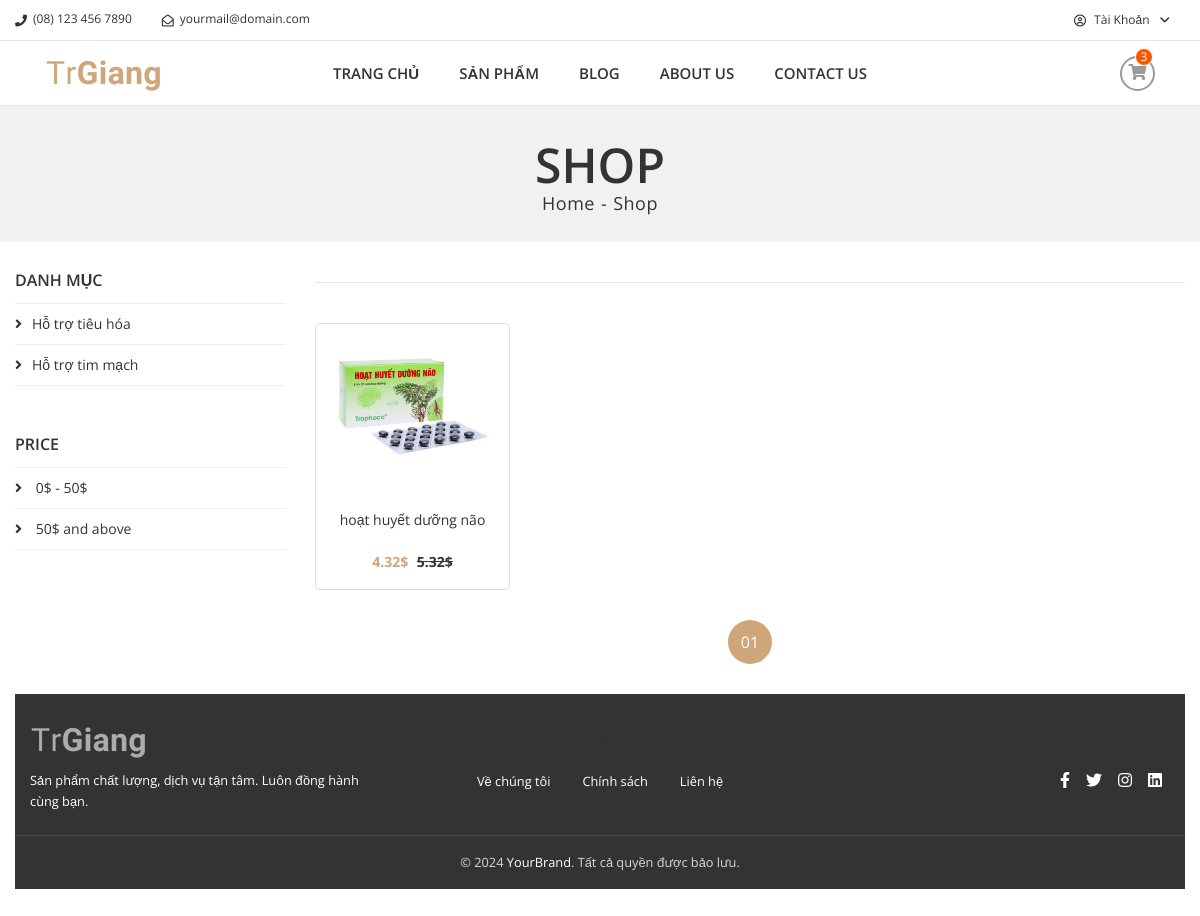
The page /?act=san-pham-theo-danh-muc&id_danh_muc=2 on the database its author committed.
### tables this page shows
CREATE TABLE `danhmuc` (
  `id_danh_muc` int(11) NOT NULL,
  `ten_danh_muc` varchar(100) NOT NULL,
  `mo_ta` text,
  `trang_thai` tinyint(1) NOT NULL
);

CREATE TABLE `sanpham` (
  `id_san_pham` int(11) NOT NULL,
  `id_danh_muc` int(11) NOT NULL,
  `ten_san_pham` varchar(100) NOT NULL,
  `mo_ta` text,
  `gia_san_pham` decimal(10,2) NOT NULL,
  `gia_khuyen_mai` decimal(10,2) DEFAULT NULL,
  `so_luong` int(11) NOT NULL,
  `ngay_tao` timestamp NULL DEFAULT CURRENT_TIMESTAMP,
  `trang_thai` tinyint(1) NOT NULL,
  `hinh_anh` text
);

### views/shop.php (the view, shortened to what the rows shown need)
<!DOCTYPE html>
<html lang="en">
<head>
    <link rel="stylesheet" href="assets/css/bootstrap.min.css">
    <link rel="stylesheet" href="assets/css/iconfont.min.css">
    <link rel="stylesheet" href="assets/css/plugins.css">
    <link rel="stylesheet" href="assets/css/helper.css">
    <link rel="stylesheet" href="assets/css/style.css">
    <link href="https://cdnjs.cloudflare.com/ajax/libs/font-awesome/5.15.4/css/all.min.css" rel="stylesheet">
</head>
<body>
    <div id="main-wrapper">
        <div class="page-banner-section section bg-gray">
            <div class="container">
                <div class="row">
                    <div class="col">
                        <div class="page-banner text-center">
                            <h1 style="margin: 0 !important;">Shop</h1>
                        </div>
                    </div>
                </div>
            </div>
        </div>
        <div
            class="shop-section section pt-30 pt-lg-80 pt-md-70 pt-sm-60 pt-xs-50 pb-70 pb-lg-50 pb-md-40 pb-sm-60 pb-xs-50">
            <div class="container">
                <div class="row">
                    <div class="col-lg-3 order-lg-1 order-2">
                        <div class="common-sidebar-widget">
                            <ul class="sidebar-list">
                                <?php if (!empty($danhMucs)): ?>
                                    <?php foreach ($danhMucs as $danhMuc): ?>
                                        <li>
                                            <a
                                                href="?act=san-pham-theo-danh-muc&id_danh_muc=<?php echo $danhMuc['id_danh_muc']; ?>">
                                                <i
                                                    class="fa fa-angle-right"></i><?php echo htmlspecialchars($danhMuc['ten_danh_muc']); ?>
                                            </a>
                                        </li>
                                    <?php endforeach; ?>
                                <?php else: ?>
                                    <li>Không có danh mục nào.</li>
                                <?php endif; ?>
                            </ul>
                        </div>
                    </div>
                    <div class="col-lg-9 order-lg-2 order-1">
                        <div class="row">
                            <div class="col-12">
                                <div class="shop-product">
                                    <div id="myTabContent-2" class="tab-content">
                                        <div id="grid" class="tab-pane fade active show">
                                            <div class="product-grid-view">
                                                <div class="row">
                                                    <?php foreach ($currentProducts as $sanPham): ?>
                                                        <div class="col-lg-3 col-md-4 col-sm-6 mb-30">
                                                            <div class="single-product"
                                                                style="border: 1px solid #ddd; padding: 10px; border-radius: 5px;">
                                                                <div class="product-img">
                                                                    <a href="?act=san-pham-chi-tiet&id_san_pham=<?= $sanPham['id_san_pham'] ?>">
                                                                        <img src="<?= BASE_URL . $sanPham['hinh_anh'] ?>"
                                                                            alt="<?= $sanPham['ten_san_pham'] ?>">
                                                                    </a>
                                                                </div>
                                                                <div class="product-content">
                                                                    <p class=""><a
                                                                            href="?act=san-pham-chi-tiet&id_san_pham=<?= $sanPham['id_san_pham'] ?>"><?= $sanPham['ten_san_pham'] ?></a>
                                                                    </p>
                                                                    <h4 class="price">
                                                                        <?php if (!empty($sanPham['gia_khuyen_mai'])): ?>
                                                                            <span class="new"
                                                                                style="color: #cea679; font-weight: bold; text-decoration: none;">
                                                                                <?= $sanPham['gia_khuyen_mai'] ?>$
                                                                            </span>
                                                                            <span class="old"
                                                                                style="text-decoration: line-through; color: #gray; ; font-weight: bold;">
                                                                                <?= $sanPham['gia_san_pham'] ?>$
                                                                            </span>
                                                                        <?php endif; ?>
                                                                    </h4>
                                                                </div>
                                                            </div>
                                                        </div>
                                                    <?php endforeach; ?>
                                                </div>
                                            </div>
                                        </div>
                                    </div>
                                </div>
                            </div>
                        </div>
                    </div>
                </div>
            </div>
</body>
</body>
</html>

### rows shown on the page
danhmuc: ten_danh_muc "Hỗ trợ tiêu hóa"
danhmuc: ten_danh_muc "Hỗ trợ tim mạch"
sanpham: hinh_anh (picture), ten_san_pham "hoạt huyết dưỡng não", gia_khuyen_mai "4.32", gia_san_pham "5.32"
